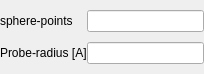
<?xml version="1.0" encoding="UTF-8"?>
<ui version="4.0">
 <class>Form</class>
 <widget class="QWidget" name="Form">
  <property name="geometry">
   <rect>
    <x>0</x>
    <y>0</y>
    <width>204</width>
    <height>74</height>
   </rect>
  </property>
  <property name="windowTitle">
   <string>Form</string>
  </property>
  <layout class="QGridLayout" name="gridLayout">
   <property name="leftMargin">
    <number>0</number>
   </property>
   <property name="topMargin">
    <number>0</number>
   </property>
   <property name="rightMargin">
    <number>0</number>
   </property>
   <property name="bottomMargin">
    <number>0</number>
   </property>
   <property name="spacing">
    <number>0</number>
   </property>
   <item row="0" column="0">
    <widget class="QLabel" name="label">
     <property name="text">
      <string>sphere-points</string>
     </property>
    </widget>
   </item>
   <item row="0" column="1">
    <widget class="QLineEdit" name="lineEdit"/>
   </item>
   <item row="1" column="0">
    <widget class="QLabel" name="label_2">
     <property name="text">
      <string>Probe-radius [A]</string>
     </property>
    </widget>
   </item>
   <item row="1" column="1">
    <widget class="QLineEdit" name="lineEdit_2"/>
   </item>
  </layout>
 </widget>
 <resources/>
 <connections/>
</ui>
